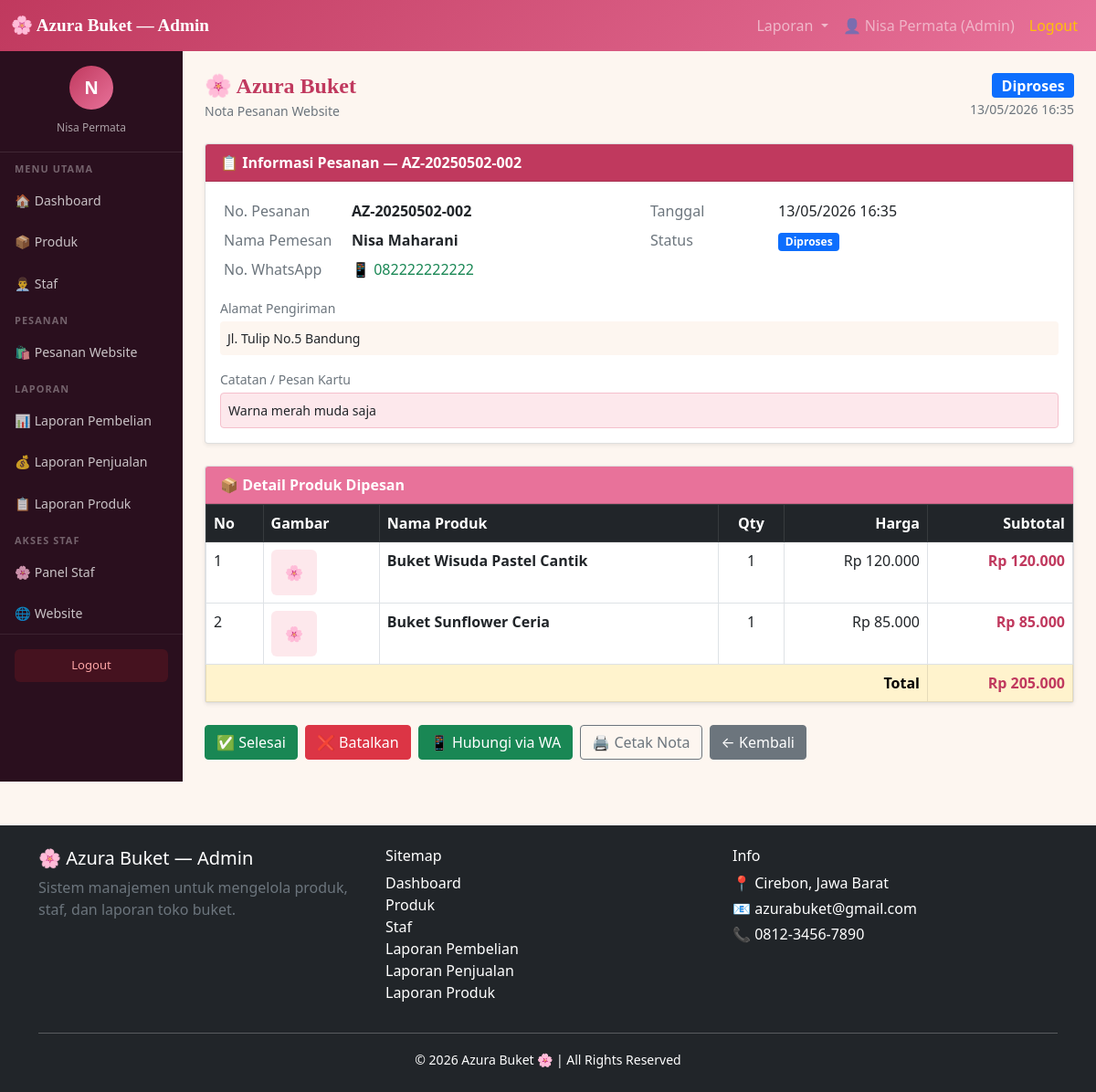
Screenshot of /admin/index.php?menu=detail_pesanan&no=AZ-20250502-002 (signed in) with the database file from the repository.
### tables this page shows
CREATE TABLE IF NOT EXISTS `pesanan` (
  `id`          INT AUTO_INCREMENT PRIMARY KEY,
  `no_pesanan`  VARCHAR(50) NOT NULL UNIQUE,
  `nama`        VARCHAR(100) NOT NULL,
  `no_hp`       VARCHAR(20)  NOT NULL,
  `alamat`      TEXT,
  `catatan`      TEXT,
  `metode_bayar` VARCHAR(50) DEFAULT '',
  `status`       ENUM('pending','diproses','selesai','dibatalkan') DEFAULT 'pending',
  `created_at`   TIMESTAMP DEFAULT CURRENT_TIMESTAMP
);

CREATE TABLE IF NOT EXISTS `detail_pesanan` (
  `id`          INT AUTO_INCREMENT PRIMARY KEY,
  `no_pesanan`  VARCHAR(50) NOT NULL,
  `id_produk`   INT NOT NULL,
  `nama_produk` VARCHAR(200) NOT NULL,
  `harga`       INT NOT NULL DEFAULT 0,
  `jumlah`      INT NOT NULL DEFAULT 1,
  `subtotal`    INT NOT NULL DEFAULT 0,
  FOREIGN KEY (`no_pesanan`) REFERENCES `pesanan`(`no_pesanan`) ON DELETE CASCADE,
  FOREIGN KEY (`id_produk`)  REFERENCES `produk`(`id`) ON DELETE CASCADE
);

### admin/detail_pesanan.php (the view, shortened to what this page needs)
<?php
include 'koneksi.php';
$no_e    = mysqli_real_escape_string($conn, $_GET['no']);
$pesanan = mysqli_fetch_assoc(mysqli_query($conn, "SELECT * FROM pesanan WHERE no_pesanan='$no_e'"));
$detail  = [];
$q = mysqli_query($conn, "
    SELECT dp.*, p.gambar
    FROM detail_pesanan dp
    LEFT JOIN produk p ON p.id = dp.id_produk
    WHERE dp.no_pesanan='$no_e'
");
while ($r = mysqli_fetch_assoc($q)) $detail[] = $r;
$total = array_sum(array_column($detail, 'subtotal'));
$badgeClass = [
    'pending'    => 'bg-warning text-dark',
    'diproses'   => 'bg-primary',
    'selesai'    => 'bg-success',
    'dibatalkan' => 'bg-danger',
];
$bc = $badgeClass[$pesanan['status']] ?? 'bg-secondary';
?>
<div class="d-flex justify-content-between align-items-start mb-4">
    <div>
        <h4 class="brand-header mb-0">🌸 Azura Buket</h4>
        <small class="text-muted">Nota Pesanan Website</small>
    </div>
    <div class="text-end">
        <span class="badge <?= $bc ?> fs-6"><?= ucfirst($pesanan['status']) ?></span><br>
        <small class="text-muted"><?= date('d/m/Y H:i', strtotime($pesanan['created_at'])) ?></small>
    </div>
</div>
<div class="card shadow-sm mb-4">
    <div class="card-header text-white" style="background:#c0395e">
        <strong>📋 Informasi Pesanan — <?= htmlspecialchars($pesanan['no_pesanan']) ?></strong>
    </div>
    <div class="card-body">
        <div class="row g-3">
            <div class="col-md-6">
                <table class="table table-sm table-borderless mb-0">
                    <tr><td class="text-muted" style="width:140px">No. Pesanan</td>
                        <td><strong><?= htmlspecialchars($pesanan['no_pesanan']) ?></strong></td></tr>
                    <tr><td class="text-muted">Nama Pemesan</td>
                        <td><strong><?= htmlspecialchars($pesanan['nama']) ?></strong></td></tr>
                    <tr><td class="text-muted">No. WhatsApp</td>
                        <td>
                            <a href="https://wa.me/62<?= ltrim($pesanan['no_hp'],'0') ?>"
                               target="_blank" class="text-success text-decoration-none fw-semibold">
                               📱 <?= htmlspecialchars($pesanan['no_hp']) ?>
                            </a>
                        </td></tr>
                </table>
            </div>
            <div class="col-md-6">
                <table class="table table-sm table-borderless mb-0">
                    <tr><td class="text-muted" style="width:140px">Tanggal</td>
                        <td><?= date('d/m/Y H:i', strtotime($pesanan['created_at'])) ?></td></tr>
                    <tr><td class="text-muted">Status</td>
                        <td><span class="badge <?= $bc ?>"><?= ucfirst($pesanan['status']) ?></span></td></tr>
                </table>
            </div>
            <?php if (!empty($pesanan['alamat'])): ?>
            <div class="col-12">
                <div class="text-muted small mb-1">Alamat Pengiriman</div>
                <div class="p-2 rounded" style="background:#fdf6f0;font-size:.88rem">
                    <?= nl2br(htmlspecialchars($pesanan['alamat'])) ?>
                </div>
            </div>
            <?php endif; ?>
            <?php if (!empty($pesanan['catatan'])): ?>
            <div class="col-12">
                <div class="text-muted small mb-1">Catatan / Pesan Kartu</div>
                <div class="p-2 rounded" style="background:#fde8ec;border:1px solid #f5c0cc;font-size:.88rem">
                    <?= nl2br(htmlspecialchars($pesanan['catatan'])) ?>
                </div>
            </div>
            <?php endif; ?>
        </div>
    </div>
</div>
<div class="card shadow-sm mb-4">
    <div class="card-header" style="background:#e8729a;color:#fff">
        <strong>📦 Detail Produk Dipesan</strong>
    </div>
    <div class="card-body p-0">
        <table class="table table-bordered table-hover mb-0">
            <thead class="table-dark">
                <tr>
                    <th>No</th><th>Gambar</th><th>Nama Produk</th>
                    <th class="text-center">Qty</th>
                    <th class="text-end">Harga</th>
                    <th class="text-end">Subtotal</th>
                </tr>
            </thead>
            <tbody>
            <?php $no=1; foreach ($detail as $d): ?>
            <tr>
                <td><?= $no++ ?></td>
                <td>
                    <?php if (!empty($d['gambar'])): ?>
                        <img src="gambar/<?= htmlspecialchars($d['gambar']) ?>"
                             width="50" height="50" style="object-fit:cover;border-radius:6px">
                    <?php else: ?>
                        <div style="width:50px;height:50px;background:#fde8ec;border-radius:6px;display:flex;align-items:center;justify-content:center">🌸</div>
                    <?php endif; ?>
                </td>
                <td><strong><?= htmlspecialchars($d['nama_produk']) ?></strong></td>
                <td class="text-center"><?= $d['jumlah'] ?></td>
                <td class="text-end">Rp <?= number_format($d['harga'],0,',','.') ?></td>
                <td class="text-end fw-bold" style="color:#c0395e">Rp <?= number_format($d['subtotal'],0,',','.') ?></td>
            </tr>
            <?php endforeach; ?>
            </tbody>
            <tfoot class="table-warning fw-bold">
                <tr>
                    <td colspan="5" class="text-end">Total</td>
                    <td class="text-end" style="color:#c0395e">Rp <?= number_format($total,0,',','.') ?></td>
                </tr>
            </tfoot>
        </table>
    </div>
</div>
<div class="d-flex gap-2 flex-wrap no-print">
    <?php if (in_array($pesanan['status'], ['pending','diproses'])): ?>
        <a href="index.php?menu=pesanan&set_status=selesai&no=<?= urlencode($pesanan['no_pesanan']) ?>"
           class="btn btn-success" onclick="return confirm('Tandai Selesai?')">✅ Selesai</a>
        <a href="index.php?menu=pesanan&set_status=dibatalkan&no=<?= urlencode($pesanan['no_pesanan']) ?>"
           class="btn btn-danger" onclick="return confirm('Batalkan pesanan?')">❌ Batalkan</a>
    <?php endif; ?>
    <a href="https://wa.me/62<?= ltrim($pesanan['no_hp'],'0') ?>?text=Halo%20<?= urlencode($pesanan['nama']) ?>%2C%20pesanan%20Anda%20nomor%20<?= urlencode($pesanan['no_pesanan']) ?>%20%F0%9F%8C%B8"
       target="_blank" class="btn btn-success">📱 Hubungi via WA</a>
    <button onclick="window.print()" class="btn btn-outline-secondary">🖨 Cetak Nota</button>
    <a href="index.php?menu=pesanan" class="btn btn-secondary">← Kembali</a>
</div>

### admin/dashboard.php (style rules this page uses)
body { background-color: #fdf6f0; }

### admin/detail_pesanan.php (style rules this page uses)
.brand-header { font-family: Georgia, serif; font-weight:700; color:#c0395e; }

### rows the page displays
pesanan: status "Diproses", created_at "13/05/2026 16:35", no_pesanan "AZ-20250502-002", nama "Nisa Maharani", no_hp "082222222222", alamat "Jl. Tulip No.5 Bandung", catatan "Warna merah muda saja"
detail_pesanan: nama_produk "Buket Wisuda Pastel Cantik", jumlah "1", harga "120.000", subtotal "120.000"
detail_pesanan: nama_produk "Buket Sunflower Ceria", jumlah "1", harga "85.000", subtotal "85.000"

### other values shown
$_SESSION['nama'] "Nisa Permata"
$_SESSION['role'] "Admin"
substr($_SESSION['nama'] ?? 'A', 0, 1) "N"
$total "205.000"
